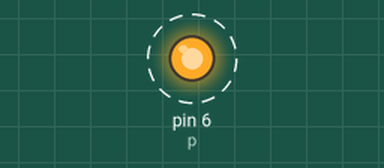
Recording of a sketch running on a simulated Arduino Nano, built with avr-gcc and run on an emulated ATmega328P. Shown: output pins drawn as LEDs (lit = HIGH). Dashed ring = blinking.

Above: at 0.15 s.
Timing chart, 0 to 3.0 s (numbered marks = the images above):
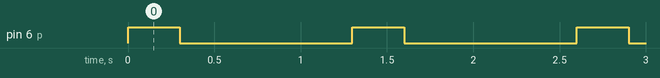

The sketch:

buzzer.ino
```cpp
/*
Author : Dharm Vashisth
Description: Implementing Buzzer interface with Arduino Nano
*/
int p=6;  //Buzzer is connected to pin number and ground.
void setup() {
  // put your setup code here, to run once:
  pinMode(p,OUTPUT);  //set pinMode
}
void loop() {
  // put your main code here, to run repeatedly:
  digitalWrite(p,1);//power on the buzzer for 300ms.
  delay(300);
  digitalWrite(p,0);  //power off the buzzer and give a delay of 1s.
  delay(1000);
}
```

Measured:
- by itself, pin 6 (p): alternates HIGH for 0.30 s and LOW for 1.0 s
